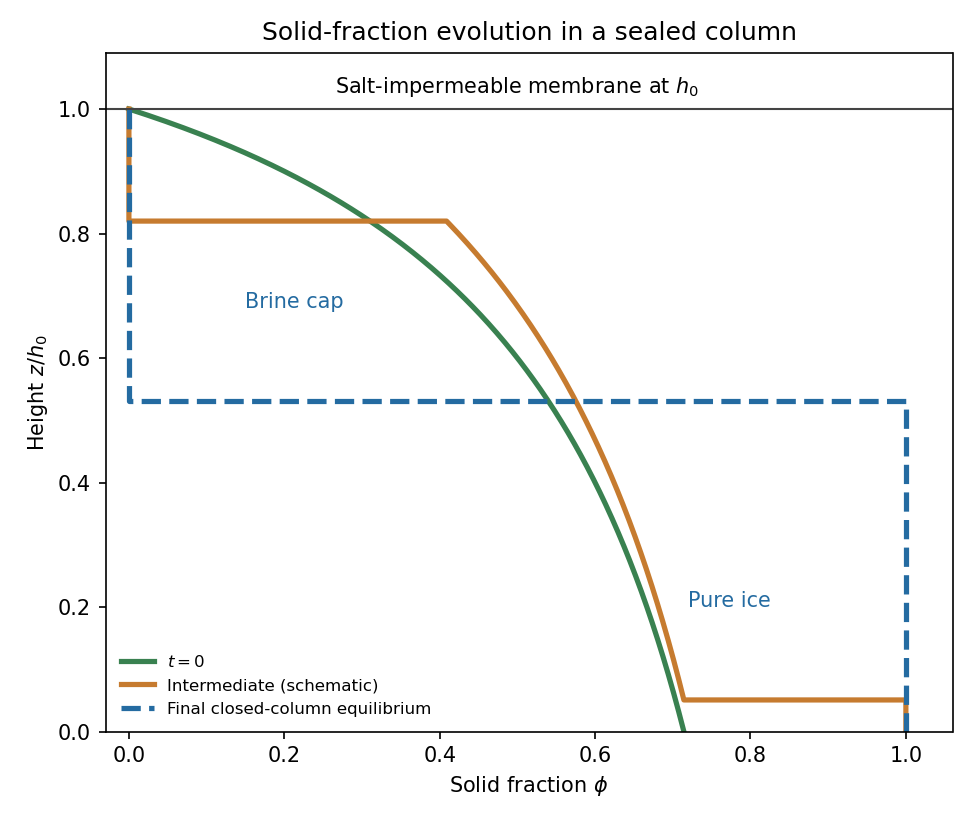

Python code for this plot:
"""Solid fraction in a salt-sealed column: qualitative transient and final budget.
Python 3.14; NumPy/Matplotlib. Output basename to caller CWD.
"""
import numpy as np
import matplotlib
matplotlib.use("Agg")
import matplotlib.pyplot as plt
H,c,d,D=4.0,1.0,0.5,1.0
h0=H-c-d
N=c*(h0+d*np.log1p(h0/c))
lf=(np.sqrt((c+d)**2+4*N)-(c+d))/2
hf=h0-lf
z=np.linspace(0,h0,401)
initial=(h0-z)/(c+h0-z)
# Illustrative intermediate cut through the exact interior characteristics;
# the roof location is schematic, not a numerical moving-boundary solution.
t=0.5
zs=H-np.sqrt(H*H-2*D*t)
hm=0.82*h0
zm=np.linspace(zs,hm,300)
phim=1-c/(np.sqrt((H-zm)**2+2*D*t)-d)
fig,ax=plt.subplots(figsize=(6.5,5.5),facecolor="white")
ax.set_facecolor("white")
ax.plot(initial,z/h0,lw=2.5,label=r"$t=0$",color="#398150")
px=np.r_[1,1,phim,0,0]
py=np.r_[0,zs/h0,zm/h0,hm/h0,1]
ax.plot(px,py,lw=2.5,label="Intermediate (schematic)",color="#c67b2f")
ax.plot([1,1,0,0],[0,hf/h0,hf/h0,1],lw=2.5,label="Final closed-column equilibrium",color="#246ba1",ls="--")
ax.axhline(1,color="#444444",lw=1)
ax.text(0.5,1.025,r"Salt-impermeable membrane at $h_0$",ha="center",fontsize=10)
ax.text(0.15,0.68,"Brine cap",color="#246ba1",fontsize=10)
ax.text(0.72,0.20,"Pure ice",color="#246ba1",fontsize=10)
ax.set_xlim(-0.03,1.06)
ax.set_ylim(0,1.09)
ax.set_xlabel(r"Solid fraction $\phi$")
ax.set_ylabel(r"Height $z/h_0$")
ax.legend(frameon=False,loc="lower left",fontsize=8)
ax.set_title("Solid-fraction evolution in a sealed column")
fig.tight_layout()
fig.savefig("paper-72-mush-evolution.png",dpi=150,facecolor="white",transparent=False)
plt.close(fig)
